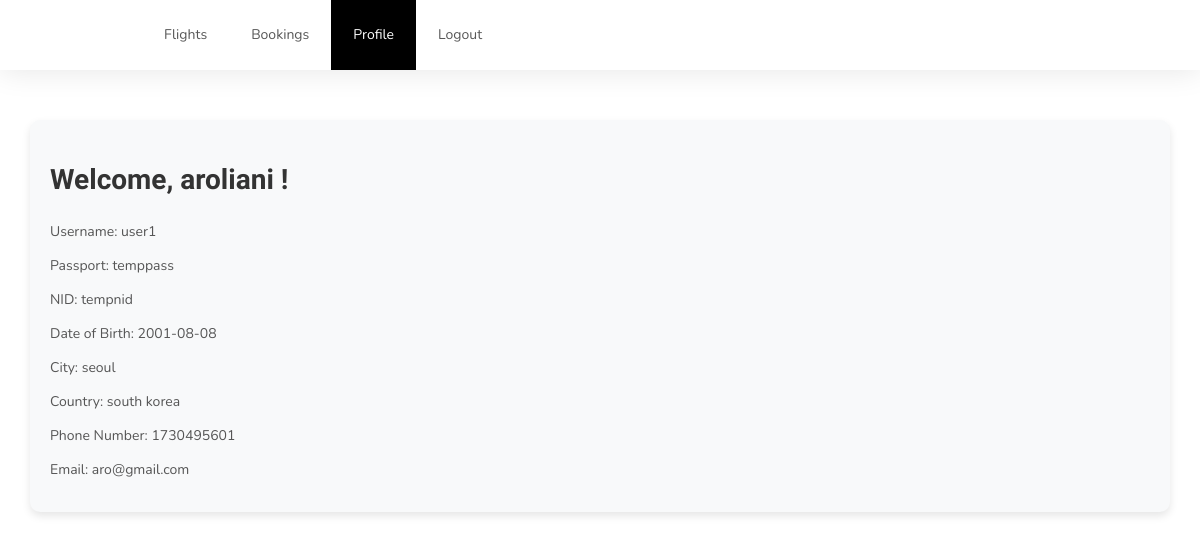
Page /airline2/profile.php (signed in) on the committed database.
### tables this page shows
CREATE TABLE `users` (
  `first_name` varchar(30) DEFAULT NULL,
  `last_name` varchar(30) DEFAULT NULL,
  `username` varchar(30) NOT NULL,
  `passport` varchar(30) DEFAULT NULL,
  `nid` varchar(30) DEFAULT NULL,
  `date_of_birth` date DEFAULT NULL,
  `city` varchar(30) DEFAULT NULL,
  `country` varchar(30) DEFAULT NULL,
  `phone_no` int(11) DEFAULT NULL,
  `email` varchar(50) DEFAULT NULL,
  `password` varchar(50) DEFAULT NULL
);

### airline2/profile.php (the view, shortened to what this page needs)
<!DOCTYPE html>
<html lang="en">
<head>
    <link rel="stylesheet" href="css/bootstrap.min.css">
    <link rel="stylesheet" href="css/font-awesome.min.css">
    <link rel="stylesheet" href="css/owl.carousel.css">
    <link rel="stylesheet" href="css/owl.theme.default.min.css">
    <link rel="stylesheet" href="css/style.css">
</head>
<body id="top" data-spy="scroll" data-target=".navbar-collapse" data-offset="50">
    <section class="navbar custom-navbar navbar-fixed-top navbar-custom" role="navigation">
        <div class="container">
            <div class="collapse navbar-collapse">
                <ul class="nav navbar-nav navbar-nav-first">
                    <li><a href="flights.php">Flights</a></li>
                    <li><a href="bookings.php">Bookings</a></li>
                    <li class="active"><a href="profile.php">Profile</a></li>
                    <li><a href="login.php">Logout</a></li>
                </ul>
            </div>
        </div>
    </section>
    <div class="container profile-container">
        <div class="row">
            <div class="col-md-12">
            <?php
            require_once('dbconnect.php');
            if (isset($_SESSION['username'])) {
                $username = $_SESSION['username'];
                $userDataQuery = "SELECT first_name, last_name, username, passport, nid, date_of_birth, city, country, phone_no, email FROM users WHERE username = '$username'";
                $userDataResult = mysqli_query($conn, $userDataQuery);
                if ($userDataResult) {
                    if (mysqli_num_rows($userDataResult) == 1) {
                        $row = mysqli_fetch_assoc($userDataResult);
                        ?>
                        <div class="profile-info">
                            <h2>Welcome, <?php echo $row["first_name"] . " " . $row["last_name"]; ?>!</h2>
                            <p>Username: <?php echo $row["username"]; ?></p>
                            <p>Passport: <?php echo $row["passport"]; ?></p>
                            <p>NID: <?php echo $row["nid"]; ?></p>
                            <p>Date of Birth: <?php echo $row["date_of_birth"]; ?></p>
                            <p>City: <?php echo $row["city"]; ?></p>
                            <p>Country: <?php echo $row["country"]; ?></p>
                            <p>Phone Number: <?php echo $row["phone_no"]; ?></p>
                            <p>Email: <?php echo $row["email"]; ?></p>
                        </div>
                        <?php
                    } else {
                        echo "No user data found for the logged-in user";
                    }
                } else {
                    echo "Error fetching user data: " . mysqli_error($conn);
                }
            } else {
                header("Location: login.php");
                exit();
            }
        ?>
            </div>
        </div>
    </div>
</body>
</html>

### airline2/css/style.css (style rules this page uses)
body { background: #ffffff; font-family: 'Nunito', sans-serif; overflow-x: hidden; padding-top: 70px; }
h1,h2,h3,h4,h5,h6 { font-family: 'Muli', sans-serif; font-weight: bold; line-height: inherit; }
h2 { color: #353535; font-size: 2em; padding-bottom: 10px; }
p { color: #757575; font-size: 14px; font-weight: normal; line-height: 24px; }
html { -webkit-font-smoothing: antialiased; }
a { color: #252525; -webkit-transition: 0.5s; transition: 0.5s; text-decoration: none !important; }
a, input, button, .form-control { -webkit-transition: 0.5s; transition: 0.5s; }
section { position: relative; padding: 100px 0; }
.custom-navbar { background: #ffffff; border-top: 5px solid #29ca8e; border-bottom: 0; -webkit-box-shadow: 0 1px 30px rgba(0, 0, 0, 0.1); -moz-box-shadow: 0 1px 30px rgba(0, 0, 0, 0.1); box-shadow: 0 1px 30px rgba(0, 0, 0, 0.1); padding: 12px 0; margin-bottom: 0; padding: 0; }
.custom-navbar .navbar-nav.navbar-nav-first { margin-left: 8em; }
.custom-navbar .nav li a { line-height: 40px; color: #575757; padding-right: 22px; padding-left: 22px; }
.custom-navbar .nav li.active > a { background-color: #29ca8e; color: #ffffff; }
section, .section-background .item, .section-background .courses-thumb, .section-background .team-thumb, main > section:nth-child(even) .item, main > section:nth-child(even) .courses-thumb, main > section:nth-child(even) .team-thumb, main > section { background: #fff; }

### airline2/profile.php (style rules this page uses)
.navbar-custom .navbar-nav-first>li>a:hover, .navbar-custom .navbar-nav-first>li.active>a { color: #fff !important; background-color: #000 !important; }
.navbar-custom { border-color: #000 !important; border: none !important; }
.profile-container { margin-top: 50px; }
.profile-info { background-color: #f8f9fa; padding: 20px; border-radius: 10px; box-shadow: 0 4px 8px rgba(0, 0, 0, 0.1); }
h2 { color: #333; }
p { color: #555; margin-bottom: 10px; }

### rows in the picture
users: first_name "aroliani", username "user1", passport "temppass", nid "tempnid", date_of_birth "2001-08-08", city "seoul", country "south korea", phone_no "1730495601", email "aro@gmail.com"
